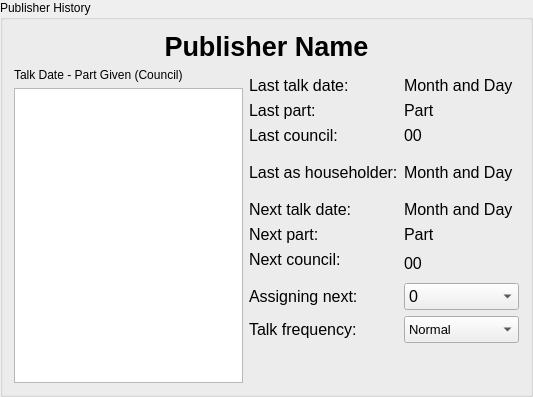
           <widget class="QGroupBox" name="pub_history">
            <property name="title">
             <string>Publisher History</string>
            </property>
            <layout class="QVBoxLayout" name="verticalLayout_5">
             <item>
              <widget class="QLabel" name="lbl_pub_name">
               <property name="font">
                <font>
                 <pointsize>20</pointsize>
                 <weight>75</weight>
                 <bold>true</bold>
                </font>
               </property>
               <property name="text">
                <string>Publisher Name</string>
               </property>
               <property name="alignment">
                <set>Qt::AlignHCenter|Qt::AlignTop</set>
               </property>
              </widget>
             </item>
             <item>
              <layout class="QHBoxLayout" name="hist_contents">
               <item>
                <layout class="QVBoxLayout" name="verticalLayout_3">
                 <item>
                  <widget class="QLabel" name="label_2">
                   <property name="text">
                    <string>Talk Date - Part Given (Council)</string>
                   </property>
                  </widget>
                 </item>
                 <item>
                  <widget class="QListWidget" name="pub_hist_listbox">
                   <property name="maximumSize">
                    <size>
                     <width>229</width>
                     <height>16777215</height>
                    </size>
                   </property>
                  </widget>
                 </item>
                </layout>
               </item>
               <item>
                <layout class="QGridLayout" name="gridLayout_2">
                 <item row="6" column="1">
                  <widget class="QLabel" name="lbl_next_part">
                   <property name="font">
                    <font>
                     <pointsize>12</pointsize>
                    </font>
                   </property>
                   <property name="text">
                    <string>Part</string>
                   </property>
                  </widget>
                 </item>
                 <item row="4" column="0">
                  <widget class="QLabel" name="label_26">
                   <property name="minimumSize">
                    <size>
                     <width>0</width>
                     <height>27</height>
                    </size>
                   </property>
                   <property name="maximumSize">
                    <size>
                     <width>16777215</width>
                     <height>16777215</height>
                    </size>
                   </property>
                   <property name="font">
                    <font>
                     <pointsize>12</pointsize>
                    </font>
                   </property>
                   <property name="text">
                    <string>Last as householder:</string>
                   </property>
                  </widget>
                 </item>
                 <item row="10" column="1">
                  <spacer name="verticalSpacer_2">
                   <property name="orientation">
                    <enum>Qt::Vertical</enum>
                   </property>
                   <property name="sizeHint" stdset="0">
                    <size>
                     <width>20</width>
                     <height>40</height>
                    </size>
                   </property>
                  </spacer>
                 </item>
                 <item row="10" column="0">
                  <spacer name="verticalSpacer">
                   <property name="orientation">
                    <enum>Qt::Vertical</enum>
                   </property>
                   <property name="sizeHint" stdset="0">
                    <size>
                     <width>20</width>
                     <height>40</height>
                    </size>
                   </property>
                  </spacer>
                 </item>
                 <item row="3" column="0">
                  <widget class="QLabel" name="label_24">
                   <property name="minimumSize">
                    <size>
                     <width>0</width>
                     <height>27</height>
                    </size>
                   </property>
                   <property name="maximumSize">
                    <size>
                     <width>16777215</width>
                     <height>16777215</height>
                    </size>
                   </property>
                   <property name="font">
                    <font>
                     <pointsize>12</pointsize>
                    </font>
                   </property>
                   <property name="text">
                    <string>Last council:</string>
                   </property>
                   <property name="alignment">
                    <set>Qt::AlignLeading|Qt::AlignLeft|Qt::AlignTop</set>
                   </property>
                  </widget>
                 </item>
                 <item row="7" column="0">
                  <widget class="QLabel" name="label_25">
                   <property name="minimumSize">
                    <size>
                     <width>0</width>
                     <height>27</height>
                    </size>
                   </property>
                   <property name="maximumSize">
                    <size>
                     <width>16777215</width>
                     <height>16777215</height>
                    </size>
                   </property>
                   <property name="font">
                    <font>
                     <pointsize>12</pointsize>
                    </font>
                   </property>
                   <property name="text">
                    <string>Next council:</string>
                   </property>
                   <property name="alignment">
                    <set>Qt::AlignLeading|Qt::AlignLeft|Qt::AlignTop</set>
                   </property>
                  </widget>
                 </item>
                 <item row="4" column="1">
                  <widget class="QLabel" name="lbl_last_as_household">
                   <property name="minimumSize">
                    <size>
                     <width>0</width>
                     <height>27</height>
                    </size>
                   </property>
                   <property name="maximumSize">
                    <size>
                     <width>16777215</width>
                     <height>16777215</height>
                    </size>
                   </property>
                   <property name="font">
                    <font>
                     <pointsize>12</pointsize>
                    </font>
                   </property>
                   <property name="text">
                    <string>Month and Day</string>
                   </property>
                  </widget>
                 </item>
                 <item row="2" column="0">
                  <widget class="QLabel" name="label">
                   <property name="font">
                    <font>
                     <pointsize>12</pointsize>
                    </font>
                   </property>
                   <property name="text">
                    <string>Last part:</string>
                   </property>
                  </widget>
                 </item>
                 <item row="5" column="1">
                  <widget class="QLabel" name="lbl_next_talk">
                   <property name="minimumSize">
                    <size>
                     <width>0</width>
                     <height>27</height>
                    </size>
                   </property>
                   <property name="maximumSize">
                    <size>
                     <width>16777215</width>
                     <height>16777215</height>
                    </size>
                   </property>
                   <property name="font">
                    <font>
                     <pointsize>12</pointsize>
                    </font>
                   </property>
                   <property name="text">
                    <string>Month and Day</string>
                   </property>
                   <property name="alignment">
                    <set>Qt::AlignBottom|Qt::AlignLeading|Qt::AlignLeft</set>
                   </property>
                  </widget>
                 </item>
                 <item row="2" column="1">
                  <widget class="QLabel" name="lbl_last_part">
                   <property name="font">
                    <font>
                     <pointsize>12</pointsize>
                    </font>
                   </property>
                   <property name="text">
                    <string>Part</string>
                   </property>
                  </widget>
                 </item>
                 <item row="1" column="0">
                  <widget class="QLabel" name="label_23">
                   <property name="minimumSize">
                    <size>
                     <width>0</width>
                     <height>27</height>
                    </size>
                   </property>
                   <property name="maximumSize">
                    <size>
                     <width>16777215</width>
                     <height>16777215</height>
                    </size>
                   </property>
                   <property name="font">
                    <font>
                     <pointsize>12</pointsize>
                    </font>
                   </property>
                   <property name="text">
                    <string>Last talk date:</string>
                   </property>
                   <property name="alignment">
                    <set>Qt::AlignBottom|Qt::AlignLeading|Qt::AlignLeft</set>
                   </property>
                  </widget>
                 </item>
                 <item row="5" column="0">
                  <widget class="QLabel" name="label_22">
                   <property name="minimumSize">
                    <size>
                     <width>0</width>
                     <height>27</height>
                    </size>
                   </property>
                   <property name="maximumSize">
                    <size>
                     <width>16777215</width>
                     <height>16777215</height>
                    </size>
                   </property>
                   <property name="font">
                    <font>
                     <pointsize>12</pointsize>
                    </font>
                   </property>
                   <property name="text">
                    <string>Next talk date:</string>
                   </property>
                   <property name="alignment">
                    <set>Qt::AlignBottom|Qt::AlignLeading|Qt::AlignLeft</set>
                   </property>
                  </widget>
                 </item>
                 <item row="9" column="0">
                  <widget class="QLabel" name="label_4">
                   <property name="font">
                    <font>
                     <pointsize>12</pointsize>
                    </font>
                   </property>
                   <property name="text">
                    <string>Talk frequency:</string>
                   </property>
                  </widget>
                 </item>
                 <item row="1" column="1">
                  <widget class="QLabel" name="lbl_last_talk">
                   <property name="minimumSize">
                    <size>
                     <width>0</width>
                     <height>27</height>
                    </size>
                   </property>
                   <property name="maximumSize">
                    <size>
                     <width>16777215</width>
                     <height>16777215</height>
                    </size>
                   </property>
                   <property name="font">
                    <font>
                     <pointsize>12</pointsize>
                    </font>
                   </property>
                   <property name="text">
                    <string>Month and Day</string>
                   </property>
                   <property name="alignment">
                    <set>Qt::AlignBottom|Qt::AlignLeading|Qt::AlignLeft</set>
                   </property>
                  </widget>
                 </item>
                 <item row="6" column="0">
                  <widget class="QLabel" name="label_3">
                   <property name="font">
                    <font>
                     <pointsize>12</pointsize>
                    </font>
                   </property>
                   <property name="text">
                    <string>Next part:</string>
                   </property>
                  </widget>
                 </item>
                 <item row="3" column="1">
                  <widget class="QLabel" name="lbl_last_council">
                   <property name="minimumSize">
                    <size>
                     <width>0</width>
                     <height>27</height>
                    </size>
                   </property>
                   <property name="maximumSize">
                    <size>
                     <width>16777215</width>
                     <height>16777215</height>
                    </size>
                   </property>
                   <property name="font">
                    <font>
                     <pointsize>12</pointsize>
                    </font>
                   </property>
                   <property name="text">
                    <string>00</string>
                   </property>
                   <property name="alignment">
                    <set>Qt::AlignLeading|Qt::AlignLeft|Qt::AlignTop</set>
                   </property>
                  </widget>
                 </item>
                 <item row="9" column="1">
                  <widget class="QComboBox" name="freq_box">
                   <property name="minimumSize">
                    <size>
                     <width>0</width>
                     <height>27</height>
                    </size>
                   </property>
                   <property name="font">
                    <font>
                     <pointsize>10</pointsize>
                    </font>
                   </property>
                   <property name="currentIndex">
                    <number>1</number>
                   </property>
                   <item>
                    <property name="text">
                     <string>Twice as often</string>
                    </property>
                   </item>
                   <item>
                    <property name="text">
                     <string>Normal</string>
                    </property>
                   </item>
                   <item>
                    <property name="text">
                     <string>1/2 as often</string>
                    </property>
                   </item>
                   <item>
                    <property name="text">
                     <string>1/3 as often</string>
                    </property>
                   </item>
                   <item>
                    <property name="text">
                     <string>1/4 as often</string>
                    </property>
                   </item>
                  </widget>
                 </item>
                 <item row="8" column="0">
                  <widget class="QLabel" name="label_5">
                   <property name="font">
                    <font>
                     <pointsize>12</pointsize>
                    </font>
                   </property>
                   <property name="text">
                    <string>Assigning next:</string>
                   </property>
                  </widget>
                 </item>
                 <item row="8" column="1">
                  <widget class="QComboBox" name="next_council_box">
                   <property name="minimumSize">
                    <size>
                     <width>0</width>
                     <height>27</height>
                    </size>
                   </property>
                   <property name="maximumSize">
                    <size>
                     <width>16777215</width>
                     <height>16777215</height>
                    </size>
                   </property>
                   <property name="font">
                    <font>
                     <pointsize>12</pointsize>
                    </font>
                   </property>
                   <item>
                    <property name="text">
                     <string>0</string>
                    </property>
                   </item>
                   <item>
                    <property name="text">
                     <string>1</string>
                    </property>
                   </item>
                   <item>
                    <property name="text">
                     <string>2</string>
                    </property>
                   </item>
                   <item>
                    <property name="text">
                     <string>3</string>
                    </property>
                   </item>
                   <item>
                    <property name="text">
                     <string>4</string>
                    </property>
                   </item>
                   <item>
                    <property name="text">
                     <string>5</string>
                    </property>
                   </item>
                   <item>
                    <property name="text">
                     <string>6</string>
                    </property>
                   </item>
                   <item>
                    <property name="text">
                     <string>7</string>
                    </property>
                   </item>
                   <item>
                    <property name="text">
                     <string>8</string>
                    </property>
                   </item>
                   <item>
                    <property name="text">
                     <string>9</string>
                    </property>
                   </item>
                   <item>
                    <property name="text">
                     <string>10</string>
                    </property>
                   </item>
                   <item>
                    <property name="text">
                     <string>11</string>
                    </property>
                   </item>
                   <item>
                    <property name="text">
                     <string>12</string>
                    </property>
                   </item>
                   <item>
                    <property name="text">
                     <string>13</string>
                    </property>
                   </item>
                   <item>
                    <property name="text">
                     <string>14</string>
                    </property>
                   </item>
                   <item>
                    <property name="text">
                     <string>15</string>
                    </property>
                   </item>
                   <item>
                    <property name="text">
                     <string>16</string>
                    </property>
                   </item>
                   <item>
                    <property name="text">
                     <string>17</string>
                    </property>
                   </item>
                   <item>
                    <property name="text">
                     <string>18</string>
                    </property>
                   </item>
                   <item>
                    <property name="text">
                     <string>19</string>
                    </property>
                   </item>
                   <item>
                    <property name="text">
                     <string>20</string>
                    </property>
                   </item>
                   <item>
                    <property name="text">
                     <string>21</string>
                    </property>
                   </item>
                   <item>
                    <property name="text">
                     <string>22</string>
                    </property>
                   </item>
                   <item>
                    <property name="text">
                     <string>23</string>
                    </property>
                   </item>
                   <item>
                    <property name="text">
                     <string>24</string>
                    </property>
                   </item>
                   <item>
                    <property name="text">
                     <string>25</string>
                    </property>
                   </item>
                   <item>
                    <property name="text">
                     <string>26</string>
                    </property>
                   </item>
                   <item>
                    <property name="text">
                     <string>27</string>
                    </property>
                   </item>
                   <item>
                    <property name="text">
                     <string>28</string>
                    </property>
                   </item>
                   <item>
                    <property name="text">
                     <string>29</string>
                    </property>
                   </item>
                   <item>
                    <property name="text">
                     <string>30</string>
                    </property>
                   </item>
                   <item>
                    <property name="text">
                     <string>31</string>
                    </property>
                   </item>
                   <item>
                    <property name="text">
                     <string>32</string>
                    </property>
                   </item>
                   <item>
                    <property name="text">
                     <string>33</string>
                    </property>
                   </item>
                   <item>
                    <property name="text">
                     <string>34</string>
                    </property>
                   </item>
                   <item>
                    <property name="text">
                     <string>35</string>
                    </property>
                   </item>
                   <item>
                    <property name="text">
                     <string>36</string>
                    </property>
                   </item>
                   <item>
                    <property name="text">
                     <string>37</string>
                    </property>
                   </item>
                   <item>
                    <property name="text">
                     <string>38</string>
                    </property>
                   </item>
                   <item>
                    <property name="text">
                     <string>39</string>
                    </property>
                   </item>
                   <item>
                    <property name="text">
                     <string>40</string>
                    </property>
                   </item>
                   <item>
                    <property name="text">
                     <string>41</string>
                    </property>
                   </item>
                   <item>
                    <property name="text">
                     <string>42</string>
                    </property>
                   </item>
                   <item>
                    <property name="text">
                     <string>43</string>
                    </property>
                   </item>
                   <item>
                    <property name="text">
                     <string>44</string>
                    </property>
                   </item>
                   <item>
                    <property name="text">
                     <string>45</string>
                    </property>
                   </item>
                   <item>
                    <property name="text">
                     <string>46</string>
                    </property>
                   </item>
                   <item>
                    <property name="text">
                     <string>47</string>
                    </property>
                   </item>
                   <item>
                    <property name="text">
                     <string>48</string>
                    </property>
                   </item>
                   <item>
                    <property name="text">
                     <string>49</string>
                    </property>
                   </item>
                   <item>
                    <property name="text">
                     <string>50</string>
                    </property>
                   </item>
                   <item>
                    <property name="text">
                     <string>51</string>
                    </property>
                   </item>
                   <item>
                    <property name="text">
                     <string>52</string>
                    </property>
                   </item>
                   <item>
                    <property name="text">
                     <string>53</string>
                    </property>
                   </item>
                  </widget>
                 </item>
                 <item row="7" column="1">
                  <widget class="QLabel" name="lbl_next_council">
                   <property name="font">
                    <font>
                     <pointsize>12</pointsize>
                    </font>
                   </property>
                   <property name="text">
                    <string>00</string>
                   </property>
                  </widget>
                 </item>
                </layout>
               </item>
              </layout>
             </item>
            </layout>
           </widget>
